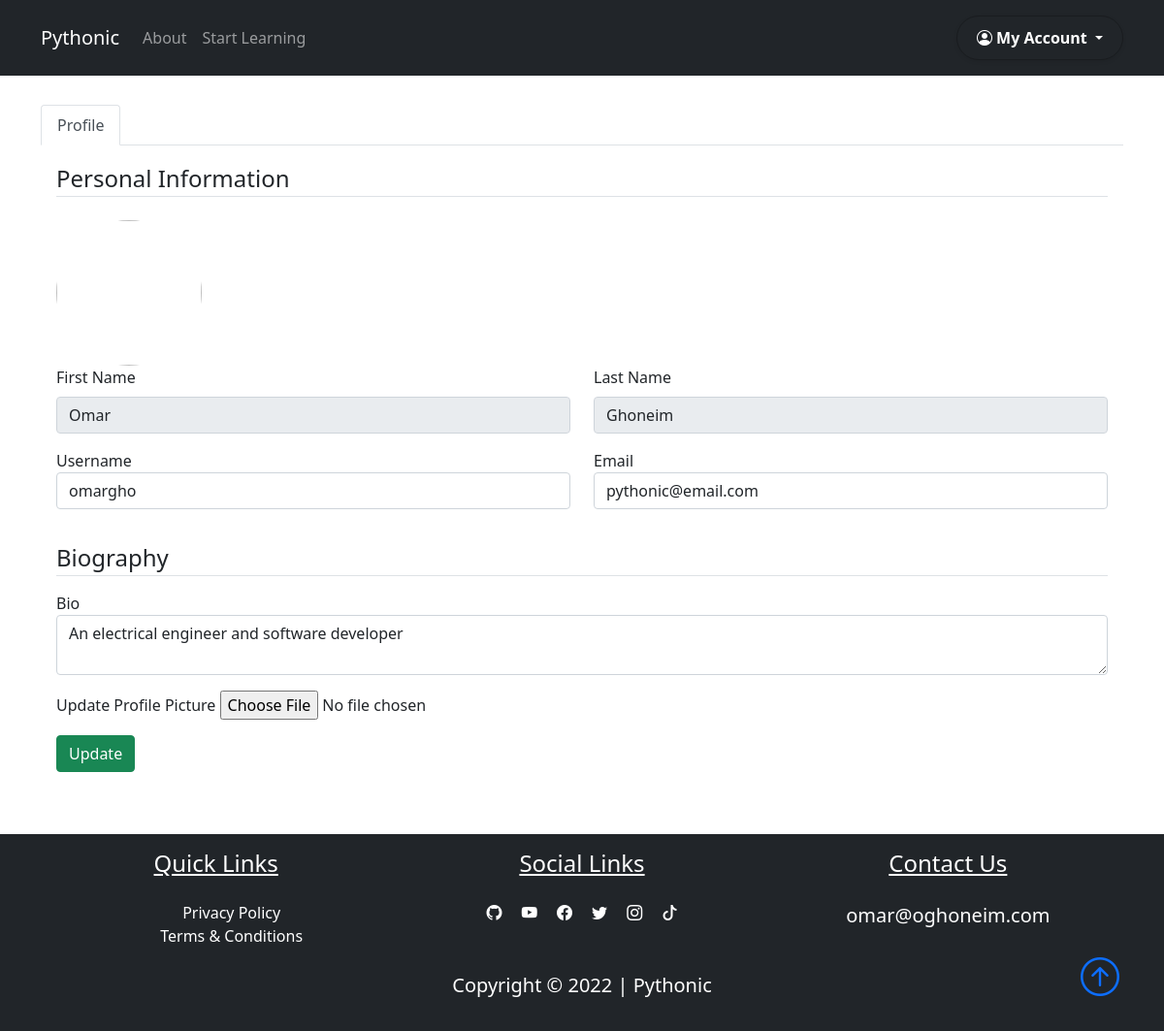
The page /dashboard (signed in) on the database its author committed.
### pythonic/models.py (models this page shows, shortened)
class User(db.Model, UserMixin):
    id = db.Column(db.Integer, primary_key=True)
    fname = db.Column(db.String(25), nullable=False)
    lname = db.Column(db.String(25), nullable=False)
    username = db.Column(db.String(25), unique=True, nullable=False)
    email = db.Column(db.String(125), unique=True, nullable=False)
    image_file = db.Column(db.String(20), nullable=False, default="default.png")
    bio = db.Column(db.Text, nullable=True)
    password = db.Column(db.String(60), nullable=False)
    lessons = db.relationship("Lesson", backref="author", lazy=True)

### pythonic/routes.py (the view)
@app.route("/dashboard", methods=["GET", "POST"])
@login_required
def dashboard():
    profile_form = UpdateProfileForm()
    if profile_form.validate_on_submit():
        if profile_form.picture.data:
            picture_file = save_picture(profile_form.picture.data)
            current_user.image_file = picture_file
        current_user.username = profile_form.username.data
        current_user.email = profile_form.email.data
        current_user.bio = profile_form.bio.data
        db.session.commit()
        flash("Your profile has been updated", "success")
        return redirect(url_for("dashboard"))
    elif request.method == "GET":
        profile_form.username.data = current_user.username
        profile_form.email.data = current_user.email
        profile_form.bio.data = current_user.bio
    image_file = url_for("static", filename=f"user_pics/{current_user.image_file}")
    return render_template(
        "dashboard.html",
        title="Dashboard",
        profile_form=profile_form,
        image_file=image_file,
    )

### pythonic/forms.py (shortened to what this page needs)
class UpdateProfileForm(FlaskForm):
    username = StringField(
        "Username", validators=[DataRequired(), Length(min=2, max=25)]
    )
    email = StringField("Email", validators=[DataRequired(), Email()])
    bio = TextAreaField("Bio")
    picture = FileField(
        "Update Profile Picture", validators=[FileAllowed(["jpg", "png"])]
    )
    submit = SubmitField("Update")

### pythonic/models.py (called while the page is built)
@login_manager.user_loader
def load_user(user_id):
    return User.query.get(int(user_id))

### pythonic/templates/dashboard.html (shortened to what this page needs)
{%extends "layout.html"%}
{% block content%}
<div class="container my-5">
    <nav>
        <div class="nav nav-tabs" id="tablist">
            <button class="nav-link active" id="nav-profile-tab" data-bs-toggle="tab" data-bs-target="#nav-profile"
                type="button" role="tab" aria-controls="nav-profile" aria-selected="true">Profile</button>
        </div>
    </nav>
    <div class="tab-content" id="nav-tabContent">
        <div class="tab-pane show active fade p-3" id="nav-profile" role="tabpanel" aria-labelledby="nav-profile-tab">
            <form action=" " method="POST" enctype="multipart/form-data">
                <fieldset class='form-group'>
                    <legend class='border-bottom mb-4'>Personal Information</legend>
                    <img class="rounded-circle user-img" src="{{image_file}}" alt="">
                    <div class='form-group'>
                        <div class="row mb-3">
                            <div class="col">
                                <label for="fname" class="form-label">First Name</label>
                                <input class="form-control" type="text" value="{{ current_user.fname}}" readonly>
                            </div>
                            <div class="col">
                                <label for="lname" class="form-label">Last Name</label>
                                <input class="form-control" type="text" value="{{ current_user.lname}}" readonly>
                            </div>
                        </div>
                        <div class="row mb-3">
                            <div class="col">
                                {{ profile_form.username.label(class='form-control-label')}}
                                {% if profile_form.username.errors%}
                                {{ profile_form.username(class='form-control form-control-lg is-invalid')}}
                                <div class="invalid-feedback">
                                    {% for error in profile_form.username.errors %}
                                    <span>{{error}}</span>
                                    {% endfor %}
                                </div>
                                {% else %}
                                {{ profile_form.username(class='form-control form-control')}}
                                {% endif %}
                            </div>
                            <div class="col">
                                {{ profile_form.email.label(class='form-control-label')}}
                                {% if profile_form.email.errors%}
                                {{ profile_form.email(class='form-control form-control-lg is-invalid')}}
                                <div class="invalid-feedback">
                                    {% for error in profile_form.email.errors %}
                                    <span>{{error}}</span>
                                    {% endfor %}
                                </div>
                                {% else %}
                                {{ profile_form.email(class='form-control form-control')}}
                                {% endif %}
                            </div>
                        </div>
                    </div>
                </fieldset>
                <fieldset>
                    <legend class="border-bottom my-3">Biography</legend>
                    <div class="form-group">
                        <div class="my-3">
                            {{ profile_form.bio.label(class='form-control-label') }}
                            {{ profile_form.bio(class='form-control') }}
                        </div>
                        <div class="form-group mb-3">
                            {{ profile_form.picture.label}}
                            {{ profile_form.picture(class='form-control-file')}}
                        </div>
                        <div class="col-12">
                            <button class="btn btn-success" type="submit">Update</button>
                        </div>
                    </div>
                </fieldset>
            </form>
        </div>
    </div>
</div>
{% endblock content %}

### pythonic/templates/layout.html (shortened to what this page needs)
<!DOCTYPE html>
<html lang="en">
<head>
    <link href="https://cdn.jsdelivr.net/npm/bootstrap@5.1.3/dist/css/bootstrap.min.css" rel="stylesheet"
>
    <link rel="stylesheet" href="https://cdn.jsdelivr.net/npm/bootstrap-icons@1.8.1/font/bootstrap-icons.css">
    <link rel="stylesheet" type="text/css" href="{{url_for('static', filename='main.css')}}">
</head>
<body class="d-flex flex-column min-vh-100">
    <nav class="navbar navbar-expand-lg bg-dark navbar-dark py-3 fixed-top">
        <div class="container">
            <a href="{{url_for('home')}}" class="navbar-brand">Pythonic</a>
            <div class="collapse navbar-collapse" id="navmenu">
                <ul class="navbar-nav">
                    <li class="nav-item">
                        <a href="{{url_for('about')}}" class="nav-link">About</a>
                    </li>
                    <li class="nav-item">
                        <a href="#learn" class="nav-link">Start Learning</a>
                    </li>
                </ul>
                <ul class="navbar-nav ms-auto">
                    {% if current_user.is_authenticated %}
                    <div class="dropdown show">
                        <button class="btn btn-dark bg-dark dropdown-toggle shadow-sm rounded-pill" type="button" id="dropdownMenuButton1"
                            data-bs-toggle="dropdown" aria-expanded="false" style="font-weight: bold; padding: 10px 20px;">
                            <i class="bi bi-person-circle"></i> My Account
                        </button>
                    </div>
                    {% endif %}
                </ul>
            </div>
        </div>
    </nav>
    {% block content%} {% endblock %}
    <footer class="bg-dark mt-auto">
        <div class="container p-3">
            <div class="row text-center text-white">
                <div class="col-md-12 col-lg-4 pb-2">
                    <h4 class="text-center text-decoration-underline">Quick Links</h4>
                    <ul class=" nobull pt-3">
                        <li><a href="#" class="link text-white">Privacy Policy</a></li>
                        <li><a href="#" class="link text-white">Terms & Conditions</a></li>
                    </ul>
                </div>
                <div class="col-md-12 col-lg-4">
                    <h4 class="text-center text-decoration-underline pb-3">Social Links</h4>
                    <a href="#" class="text-white p-2"><i class="bi-github"></i></a>
                    <a href="#" class="text-white p-2"><i class="bi-youtube"></i></a>
                    <a href="#" class="text-white p-2"><i class="bi-facebook"></i></a>
                    <a href="#" class="text-white p-2"><i class="bi-twitter"></i></a>
                    <a href="#" class="text-white p-2"><i class="bi-instagram"></i></a>
                    <a href="#" class="text-white p-2"><i class="bi-tiktok"></i></a>
                </div>
                <div class="col-md-12 col-lg-4 pb-2">
                    <h4 class="text-center text-decoration-underline pb-3">Contact Us</h4>
                    <p class="lead">omar@oghoneim.com</p>
                </div>
            </div>
            <div class="col text-white text-center position-relative">
                <p class="lead font-weight-bold">Copyright &copy; 2022 | Pythonic</p>
                <a href="#" class="position-absolute bottom-0 end-0">
                    <i class="bi bi-arrow-up-circle h1"></i>
                </a>
            </div>
        </div>
    </footer>
</body>
</html>

### pythonic/static/main.css (style rules this page uses)
body::before { display: block; content: ''; height: 60px; }
.user-img { height: 150px; width: 150px; margin-right: 8px; }
.link { text-decoration: none; }
.nobull { list-style-type: none; }

### rows shown on the page
User: fname "Omar", lname "Ghoneim", username "omargho", email "pythonic@email.com", bio "An electrical engineer and software developer"

### other values the page prints
{{ profile_form.username.label(class='form-control-label') }} "Username"
{{ profile_form.email.label(class='form-control-label') }} "Email"
{{ profile_form.bio.label(class='form-control-label') }} "Bio"
{{ profile_form.picture.label }} "Update Profile Picture"
